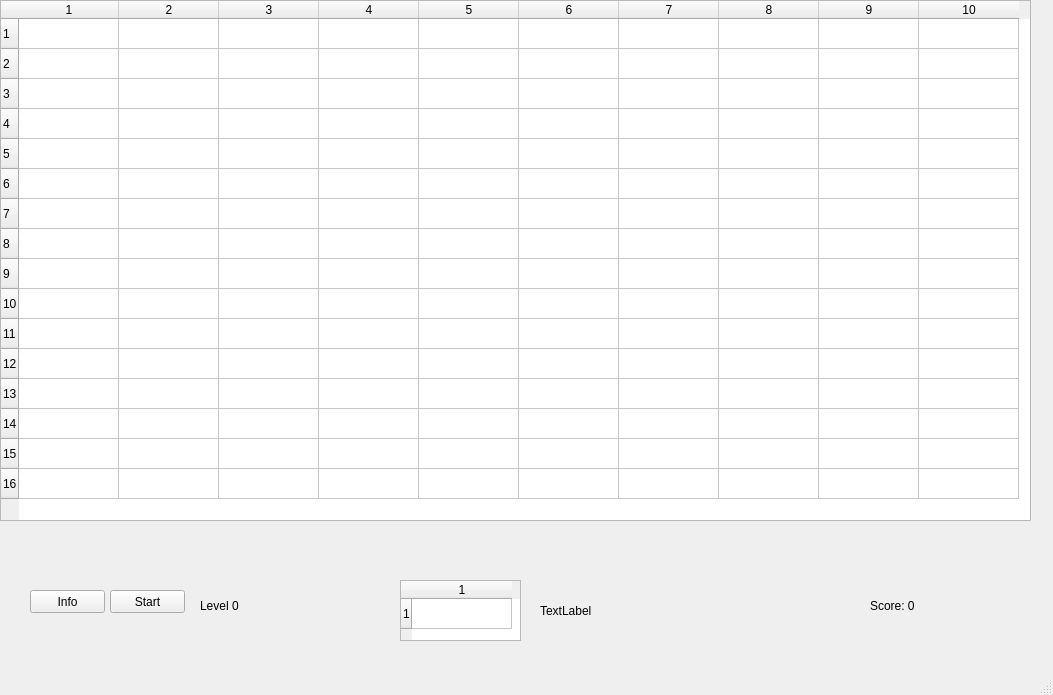
<?xml version="1.0" encoding="UTF-8"?>
<ui version="4.0">
 <class>MainWindow</class>
 <widget class="QMainWindow" name="MainWindow">
  <property name="geometry">
   <rect>
    <x>0</x>
    <y>0</y>
    <width>1053</width>
    <height>695</height>
   </rect>
  </property>
  <property name="windowTitle">
   <string>MainWindow</string>
  </property>
  <widget class="QWidget" name="centralwidget">
   <widget class="QTableWidget" name="tableWidget">
    <property name="geometry">
     <rect>
      <x>0</x>
      <y>0</y>
      <width>1031</width>
      <height>521</height>
     </rect>
    </property>
    <property name="autoFillBackground">
     <bool>false</bool>
    </property>
    <property name="rowCount">
     <number>16</number>
    </property>
    <property name="columnCount">
     <number>10</number>
    </property>
    <row/>
    <row/>
    <row/>
    <row/>
    <row/>
    <row/>
    <row/>
    <row/>
    <row/>
    <row/>
    <row/>
    <row/>
    <row/>
    <row/>
    <row/>
    <row/>
    <column/>
    <column/>
    <column/>
    <column/>
    <column/>
    <column/>
    <column/>
    <column/>
    <column/>
    <column/>
   </widget>
   <widget class="QTableWidget" name="tableWidget_2">
    <property name="geometry">
     <rect>
      <x>400</x>
      <y>580</y>
      <width>121</width>
      <height>61</height>
     </rect>
    </property>
    <property name="rowCount">
     <number>1</number>
    </property>
    <property name="columnCount">
     <number>1</number>
    </property>
    <row/>
    <column/>
   </widget>
   <widget class="QLabel" name="label">
    <property name="geometry">
     <rect>
      <x>540</x>
      <y>590</y>
      <width>91</width>
      <height>41</height>
     </rect>
    </property>
    <property name="text">
     <string>TextLabel</string>
    </property>
   </widget>
   <widget class="QPushButton" name="buttonStart">
    <property name="geometry">
     <rect>
      <x>110</x>
      <y>590</y>
      <width>75</width>
      <height>23</height>
     </rect>
    </property>
    <property name="text">
     <string>Start</string>
    </property>
   </widget>
   <widget class="QLabel" name="label_score">
    <property name="geometry">
     <rect>
      <x>870</x>
      <y>570</y>
      <width>151</width>
      <height>71</height>
     </rect>
    </property>
    <property name="text">
     <string>Score: 0</string>
    </property>
   </widget>
   <widget class="QLabel" name="label_level">
    <property name="geometry">
     <rect>
      <x>200</x>
      <y>580</y>
      <width>131</width>
      <height>51</height>
     </rect>
    </property>
    <property name="text">
     <string>Level 0</string>
    </property>
   </widget>
   <widget class="QPushButton" name="btn_Info">
    <property name="geometry">
     <rect>
      <x>30</x>
      <y>590</y>
      <width>75</width>
      <height>23</height>
     </rect>
    </property>
    <property name="text">
     <string>Info</string>
    </property>
   </widget>
  </widget>
  <widget class="QMenuBar" name="menubar">
   <property name="geometry">
    <rect>
     <x>0</x>
     <y>0</y>
     <width>1053</width>
     <height>21</height>
    </rect>
   </property>
  </widget>
  <widget class="QStatusBar" name="statusbar"/>
 </widget>
 <resources/>
 <connections/>
</ui>
